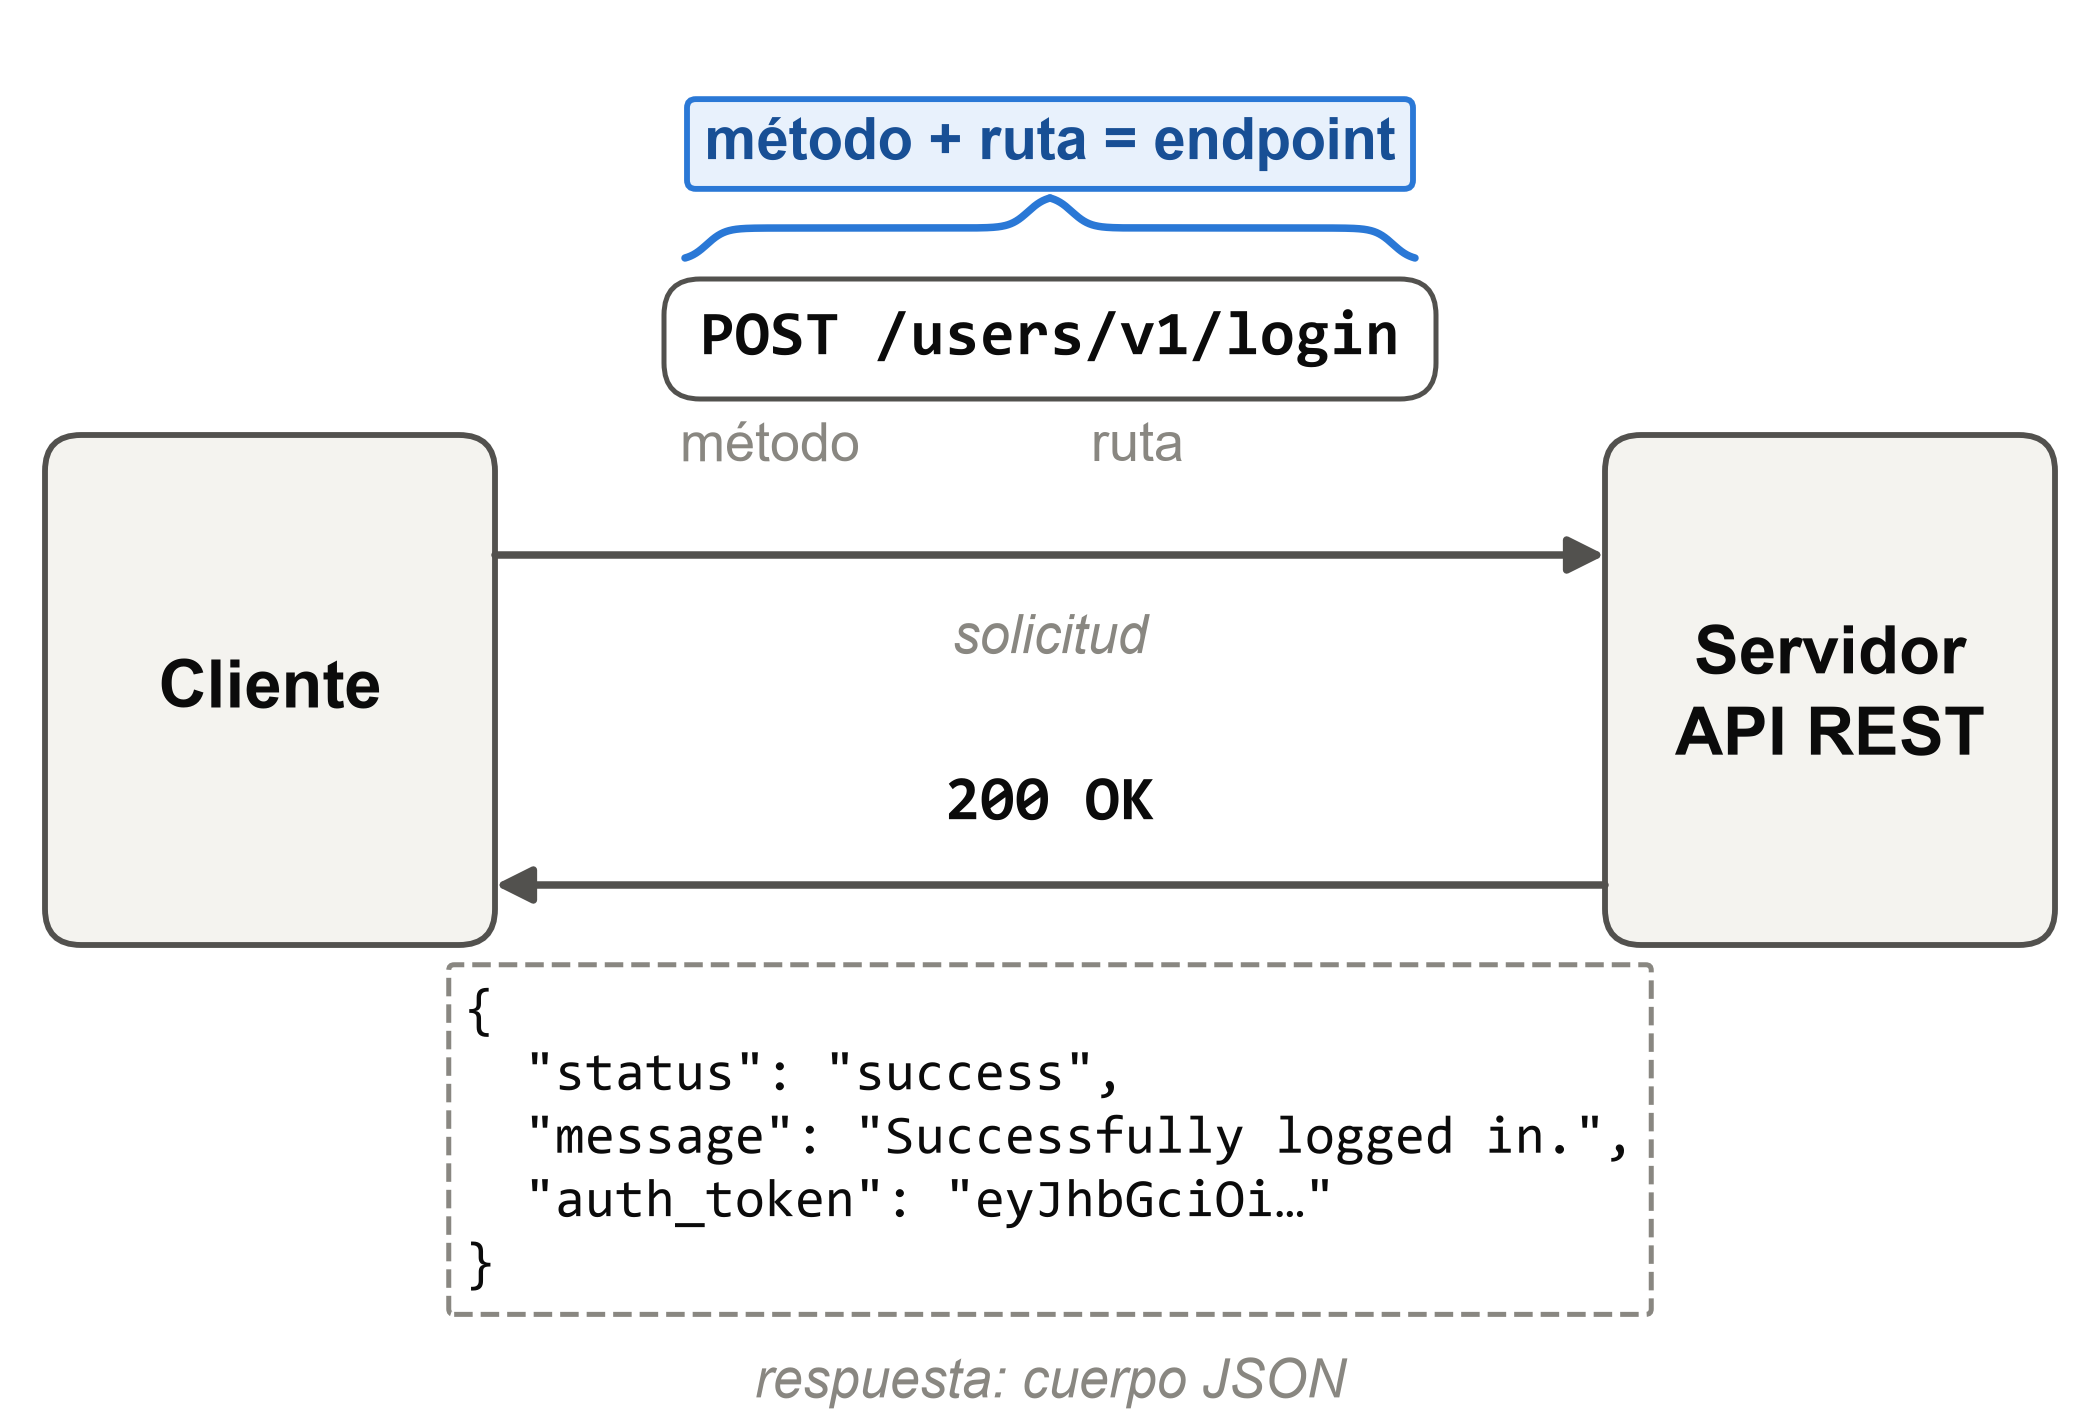

Write Python code to recreate this figure.
"""Diagrama cliente-servidor REST: POST /users/v1/login -> 200 OK + JSON (cuerpo real del login de VAmPI), con llave "método + ruta = endpoint".

Regenerar:  python thesis/imagenes/rest_cliente_servidor.py
"""

from pathlib import Path

import matplotlib

matplotlib.use("Agg")
import matplotlib.pyplot as plt  # noqa: E402
import numpy as np  # noqa: E402
from matplotlib.patches import FancyArrowPatch, FancyBboxPatch  # noqa: E402

OUT = Path(__file__).with_suffix(".png")

INK = "#0b0b0b"
LINE = "#52514e"
MUTED = "#898781"
FILL = "#f4f3ef"
ACCENT = "#2a78d6"
ACCENT_DARK = "#184f95"
ACCENT_FILL = "#e8f1fc"
FS = 14
MONO = "Consolas"

plt.rcParams["font.family"] = "Arial"

W, H = 7.0, 4.75  # pulgadas; el eje usa pulgadas como unidades
fig = plt.figure(figsize=(W, H), dpi=300)
ax = fig.add_axes([0, 0, 1, 1])
ax.set_xlim(0, W)
ax.set_ylim(0, H)
ax.axis("off")


def box(x0, y0, x1, y1, fc, ec, lw=1.4, ls="-"):
    ax.add_patch(
        FancyBboxPatch(
            (x0, y0), x1 - x0, y1 - y0, boxstyle="round,pad=0,rounding_size=0.12", fc=fc, ec=ec, lw=lw, ls=ls
        )
    )


def arrow(x0, x1, y):
    ax.add_patch(
        FancyArrowPatch((x0, y), (x1, y), arrowstyle="-|>", mutation_scale=18, lw=1.8, color=LINE, shrinkA=0, shrinkB=0)
    )


def brace_up(x0, x1, y, height=0.2, color=ACCENT):
    """Llave horizontal sobre [x0, x1] con la punta hacia arriba (dos medias llaves simétricas)."""
    t = np.linspace(0, 1, 400)
    k = 40

    def sig(u):
        return 1 / (1 + np.exp(-k * u))

    half = 0.5 * sig(t - 0.06) + 0.5 * sig(t - 0.94)  # curva en el extremo, tramo plano, punta al centro
    half = (half - half[0]) / (half[-1] - half[0])
    mid = (x0 + x1) / 2
    ax.plot(x0 + (mid - x0) * t, y + height * half, color=color, lw=1.8, solid_capstyle="round")
    ax.plot(x1 - (x1 - mid) * t, y + height * half, color=color, lw=1.8, solid_capstyle="round")


# ── Cliente y servidor ──────────────────────────────────────────────────────
CX0, CX1 = 0.15, 1.65
SX0, SX1 = 5.35, 6.85
YB0, YB1 = 1.6, 3.3
box(CX0, YB0, CX1, YB1, FILL, LINE)
box(SX0, YB0, SX1, YB1, FILL, LINE)
ax.text((CX0 + CX1) / 2, (YB0 + YB1) / 2, "Cliente", ha="center", va="center", fontsize=FS + 2, weight="bold", color=INK)
ax.text(
    (SX0 + SX1) / 2,
    (YB0 + YB1) / 2,
    "Servidor\nAPI REST",
    ha="center",
    va="center",
    fontsize=FS + 2,
    weight="bold",
    color=INK,
    linespacing=1.3,
)

# ── Solicitud ───────────────────────────────────────────────────────────────
Y_REQ = 2.9
arrow(CX1, SX0, Y_REQ)
ax.text(3.5, Y_REQ - 0.28, "solicitud", ha="center", va="center", fontsize=FS - 1, color=MUTED, style="italic")

renderer = fig.canvas.get_renderer()
t_met = ax.text(0, 0, "POST", fontsize=FS + 1, family=MONO, weight="bold", color=INK, va="center")
t_sp = ax.text(0, 0, " ", fontsize=FS + 1, family=MONO, va="center")
t_path = ax.text(0, 0, "/users/v1/login", fontsize=FS + 1, family=MONO, weight="bold", color=INK, va="center")
inv = ax.transData.inverted()


def width_in(t):
    bb = t.get_window_extent(renderer)
    return inv.transform((bb.x1, 0))[0] - inv.transform((bb.x0, 0))[0]


w_met, w_sp, w_path = width_in(t_met), width_in(t_sp), width_in(t_path)
total = w_met + w_sp + w_path
x_start = 3.5 - total / 2
Y_TXT = Y_REQ + 0.72
t_met.set_position((x_start, Y_TXT))
t_path.set_position((x_start + w_met + w_sp, Y_TXT))
t_sp.remove()

# Recuadro de la línea de solicitud
box(x_start - 0.12, Y_TXT - 0.2, x_start + total + 0.12, Y_TXT + 0.2, "white", LINE, lw=1.2)

# Llave sobre "POST /users/v1/login"
Y_BR = Y_TXT + 0.27
brace_up(x_start - 0.05, x_start + total + 0.05, Y_BR)
ax.text(
    3.5,
    Y_BR + 0.38,
    "método + ruta = endpoint",
    ha="center",
    va="center",
    fontsize=FS,
    weight="bold",
    color=ACCENT_DARK,
    bbox=dict(boxstyle="round,pad=0.3,rounding_size=0.15", fc=ACCENT_FILL, ec=ACCENT, lw=1.4),
)
ax.text(x_start + w_met / 2, Y_TXT - 0.36, "método", ha="center", va="center", fontsize=FS - 1, color=MUTED)
ax.text(x_start + w_met + w_sp + w_path / 2, Y_TXT - 0.36, "ruta", ha="center", va="center", fontsize=FS - 1, color=MUTED)

# ── Respuesta ───────────────────────────────────────────────────────────────
Y_RES = 1.8
arrow(SX0, CX1, Y_RES)
ax.text(3.5, Y_RES + 0.27, "200 OK", ha="center", va="center", fontsize=FS + 1, family=MONO, weight="bold", color=INK)
ax.text(
    3.5,
    Y_RES - 0.32,
    '{\n  "status": "success",\n  "message": "Successfully logged in.",\n  "auth_token": "eyJhbGciOi…"\n}',
    multialignment="left",
    ha="center",
    va="top",
    fontsize=FS - 1,
    family=MONO,
    color=INK,
    bbox=dict(boxstyle="round,pad=0.3,rounding_size=0.1", fc="white", ec=MUTED, lw=1.2, ls="--"),
)
ax.text(3.5, Y_RES - 1.66, "respuesta: cuerpo JSON", ha="center", va="center", fontsize=FS - 1, color=MUTED, style="italic")

fig.savefig(OUT, dpi=300, facecolor="white")
print(OUT)
